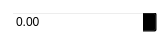
<?xml version="1.0" encoding="UTF-8"?>
<ui version="4.0">
 <class>ConstantValue</class>
 <widget class="QWidget" name="ConstantValue">
  <property name="geometry">
   <rect>
    <x>0</x>
    <y>0</y>
    <width>168</width>
    <height>50</height>
   </rect>
  </property>
  <property name="windowTitle">
   <string>Form</string>
  </property>
  <property name="styleSheet">
   <string notr="true">background-color: rgba(0,0,0,0);</string>
  </property>
  <layout class="QVBoxLayout" name="verticalLayout">
   <item>
    <widget class="QDoubleSpinBox" name="constant"/>
   </item>
   <item>
    <spacer name="verticalSpacer">
     <property name="orientation">
      <enum>Qt::Vertical</enum>
     </property>
     <property name="sizeHint" stdset="0">
      <size>
       <width>20</width>
       <height>40</height>
      </size>
     </property>
    </spacer>
   </item>
  </layout>
 </widget>
 <resources/>
 <connections/>
</ui>
